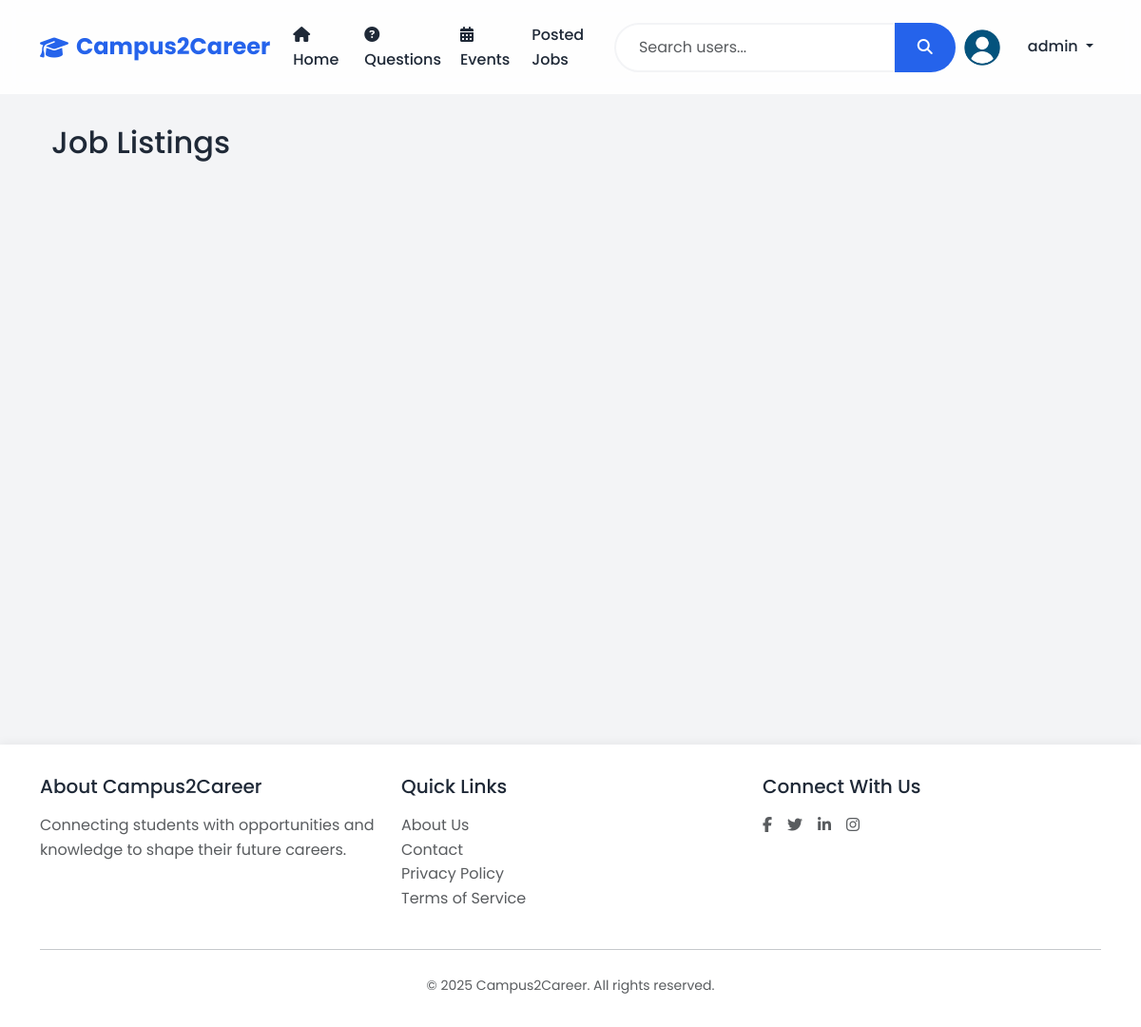
Before: /jobs (signed in) with the older database file.
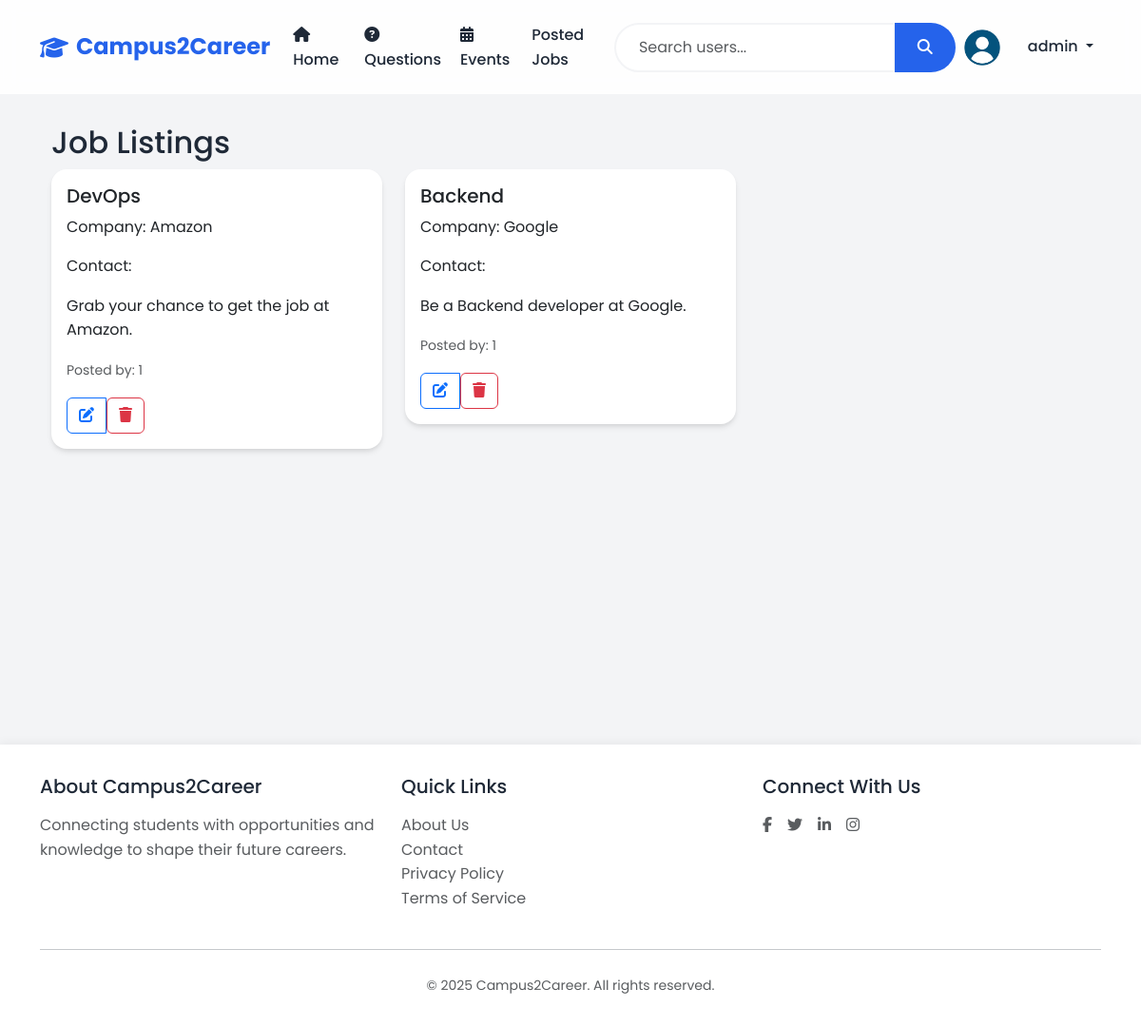
After: the same page with the newer database file.
### models.py (models this page shows, shortened)
class User(UserMixin, db.Model):
    id = db.Column(db.Integer, primary_key=True)
    username = db.Column(db.String(80), unique=True, nullable=False)
    email = db.Column(db.String(120), unique=True, nullable=False)
    password_hash = db.Column(db.String(128))
    role = db.Column(db.String(20), nullable=False)  # student, alumni, teacher, admin
    contact = db.Column(db.String(15))
    dob = db.Column(db.Date)
    course = db.Column(db.String(50))  # For students
    profile_image = db.Column(db.String(120), default='noimg.jpg')
    created_at = db.Column(db.DateTime, default=datetime.utcnow)
    questions = db.relationship('Question', backref='author', lazy=True, cascade='all, delete-orphan')
    answers = db.relationship('Answer', backref='author', lazy=True, cascade='all, delete-orphan')
    events = db.relationship('Event', backref='creator', lazy=True, cascade='all, delete-orphan')
    jobs = db.relationship('Job', backref='poster', lazy=True, cascade='all, delete-orphan')

class Job(db.Model):
    id = db.Column(db.Integer, primary_key=True)
    title = db.Column(db.String(200), nullable=False)
    company = db.Column(db.String(100), nullable=False)
    description = db.Column(db.Text, nullable=False)
    requirements = db.Column(db.Text)
    created_at = db.Column(db.DateTime, default=datetime.utcnow)
    posted_by = db.Column(db.Integer, db.ForeignKey('user.id'), nullable=False)

### app.py (the view)
@app.route('/jobs')
def job_listings():
    jobs = Job.query.all()  # Fetch all jobs
    return render_template('jobs.html', jobs=jobs)

### app.py (called while the page is built)
@login_manager.user_loader
def load_user(user_id):
    return User.query.get(int(user_id))

### templates/jobs.html (shortened to what this page needs)
{% extends "base.html" %}
{% block content %}
<div class="container">
    <h2>Job Listings</h2>
    <div class="row">
        {% for job in jobs %}
        <div class="col-md-4">
            <div class="card mb-4">
                <div class="card-body">
                    <h5 class="card-title">{{ job.title }}</h5>
                    <p class="card-text">Company: {{ job.company }}</p>
                    <p class="card-text">Contact: {{ job.company_contact }}</p>
                    <p class="card-text">{{ job.description }}</p>
                    <p class="card-text"><small class="text-muted">Posted by: {{ job.posted_by }}</small></p>
                    <div class="btn-group">
                        <button class="btn btn-outline-primary" onclick="editJob('{{ job.id }}')" data-bs-toggle="tooltip" title="Edit Job">
                            <i class="fas fa-edit"></i>
                        </button>
                        <form method="POST" action="{{ url_for('admin_dashboard_action', action='delete_job') }}" style="display: inline;">
                            <button type="submit" class="btn btn-outline-danger" onclick="return confirm('Are you sure you want to delete this job?')" data-bs-toggle="tooltip" title="Delete Job">
                                <i class="fas fa-trash"></i>
                            </button>
                        </form>
                    </div>
                </div>
            </div>
        </div>
        {% endfor %}
    </div>
</div>
{% endblock %}

### templates/base.html (shortened to what this page needs)
<!DOCTYPE html>
<html lang="en">
<head>
    <link href="https://cdn.jsdelivr.net/npm/bootstrap@5.3.2/dist/css/bootstrap.min.css" rel="stylesheet">
    <link rel="stylesheet" href="https://cdnjs.cloudflare.com/ajax/libs/font-awesome/6.5.1/css/all.min.css">
</head>
<body>
    <nav class="navbar navbar-expand-lg">
        <div class="container">
            <a class="navbar-brand" href="{{ url_for('index') }}">
                <i class="fas fa-graduation-cap"></i>
                <span>Campus2Career</span>
            </a>
            <div class="collapse navbar-collapse" id="navbarNav">
                <ul class="navbar-nav me-auto">
                    <li class="nav-item">
                        <a class="nav-link" href="{{ url_for('index') }}">
                            <i class="fas fa-home me-1"></i> Home
                        </a>
                    </li>
                    <li class="nav-item">
                        <a class="nav-link" href="{{ url_for('questions') }}">
                            <i class="fas fa-question-circle me-1"></i> Questions
                        </a>
                    </li>
                    <li class="nav-item">
                        <a class="nav-link" href="{{ url_for('events') }}">
                            <i class="fas fa-calendar-alt me-1"></i> Events
                        </a>
                    </li>
                    <li class="nav-item">
                        <a class="nav-link" href="{{ url_for('job_listings') }}">Posted Jobs</a>
                    </li>
                </ul>
                <form class="d-flex mx-auto" id="searchForm" method="GET" action="{{ url_for('search_users') }}">
                    <div class="input-group">
                        <input type="search" class="form-control search-input" name="q" placeholder="Search users..." aria-label="Search">
                        <button class="btn search-btn" type="submit">
                            <i class="fas fa-search"></i>
                        </button>
                    </div>
                </form>
                <ul class="navbar-nav ms-auto">
                    {% if current_user.is_authenticated %}
                        <li class="nav-item dropdown">
                            <a class="nav-link dropdown-toggle" href="#" id="userDropdown" role="button" data-bs-toggle="dropdown">
                                <img src="{{ url_for('static', filename='images/' + (current_user.role == 'admin' and 'default.png' or current_user.profile_image)) }}" alt="Profile" class="rounded-circle me-4" style="width: 40px; height: 40px; object-fit: cover;">
                                {{ current_user.username }}
                            </a>
                        </li>
                    {% endif %}
                </ul>
            </div>
        </div>
    </nav>
    <div class="main-content">
        <div class="container">
            {% block content %}{% endblock %}
        </div>
    </div>
    <footer class="footer">
        <div class="container">
            <div class="row">
                <div class="col-md-4">
                    <h5 class="mb-3">About Campus2Career</h5>
                    <p class="text-muted">Connecting students with opportunities and knowledge to shape their future careers.</p>
                </div>
                <div class="col-md-4">
                    <h5 class="mb-3">Quick Links</h5>
                    <ul class="list-unstyled">
                        <li><a href="{{ url_for('about') }}" class="text-decoration-none text-muted">About Us</a></li>
                        <li><a href="{{ url_for('contact') }}" class="text-decoration-none text-muted">Contact</a></li>
                        <li><a href="#" class="text-decoration-none text-muted">Privacy Policy</a></li>
                        <li><a href="#" class="text-decoration-none text-muted">Terms of Service</a></li>
                    </ul>
                </div>
                <div class="col-md-4">
                    <h5 class="mb-3">Connect With Us</h5>
                    <div class="d-flex gap-3">
                        <a href="#" class="text-decoration-none text-muted"><i class="fab fa-facebook-f"></i></a>
                        <a href="#" class="text-decoration-none text-muted"><i class="fab fa-twitter"></i></a>
                        <a href="#"  class="text-decoration-none text-muted"><i class="fab fa-linkedin-in"></i></a>
                        <a href="#" class="text-decoration-none text-muted"><i class="fab fa-instagram"></i></a>
                    </div>
                </div>
            </div>
            <hr class="my-4">
            <div class="text-center text-muted">
                <small>&copy; 2025 Campus2Career. All rights reserved.</small>
            </div>
        </div>
    </footer>
</body>
</html>

### templates/base.html (style rules this page uses)
:root { --primary-color: #2563eb; --secondary-color: #1e40af; --accent-color: #3b82f6; --text-color: #1f2937; --light-bg: #f3f4f6; --white: #ffffff; }
body { font-family: 'Poppins', sans-serif; background: var(--light-bg); color: var(--text-color); min-height: 100vh; line-height: 1.6; }
.navbar { background: rgba(255, 255, 255, 0.9); backdrop-filter: blur(10px); padding: 1rem 0; position: sticky; top: 0; z-index: 1000; }
.navbar-brand { font-size: 1.5rem; font-weight: 700; color: var(--primary-color) !important; display: flex; align-items: center; gap: 0.5rem; }
.nav-link { color: var(--text-color) !important; font-weight: 500; padding: 0.5rem 1rem; border-radius: 0.5rem; transition: all 0.3s ease; }
.card { border: none; border-radius: 1rem; box-shadow: 0 4px 6px -1px rgba(0, 0, 0, 0.1), 0 2px 4px -1px rgba(0, 0, 0, 0.06); transition: all 0.3s ease; background: var(--white); overflow: hidden; }
.footer { background: var(--white); color: var(--text-color); padding: 2rem 0; margin-top: 4rem; box-shadow: 0 -2px 10px rgba(0,0,0,0.05); }
.main-content { padding: 2rem 1rem; min-height: calc(100vh - 180px); }
.search-input { border-radius: 2rem 0 0 2rem; border: 2px solid var(--light-bg); padding: 0.75rem 1.5rem; transition: all 0.3s ease; }
.search-btn { border-radius: 0 2rem 2rem 0; border: none; background: var(--primary-color); color: var(--white); padding: 0.75rem 1.5rem; transition: all 0.3s ease; }

Changed rows visible on the page:
added Job: title "DevOps", company "Amazon", description "Grab your chance to get the job at Amazon.", posted_by "1"
added Job: title "Backend", company "Google", description "Be a Backend developer at Google.", posted_by "1"
